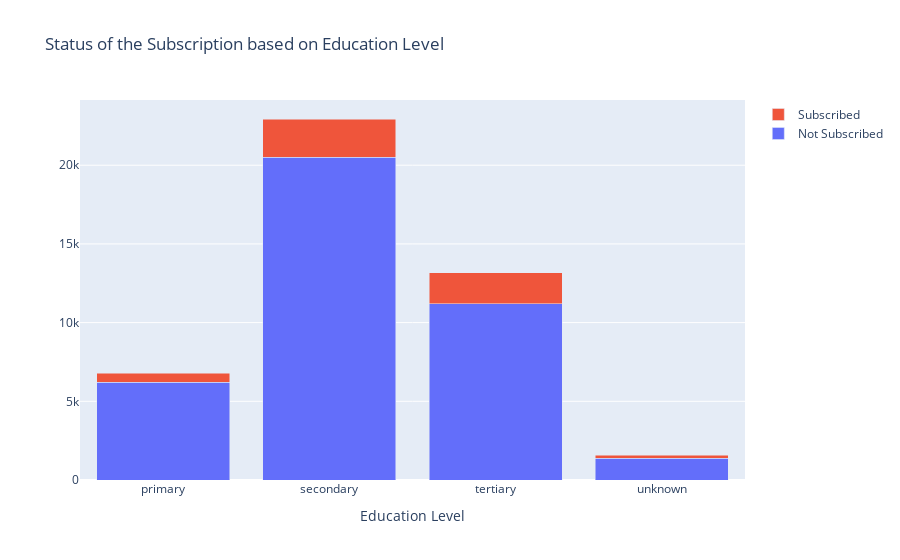

Notebook cell for this chart:
### Code cell
sub1 = data.groupby(['education','y'])['y'].count().unstack()

tr1 = go.Bar(x = sub1.index.tolist(), y = sub1['no'], name = 'Not Subscribed')
tr2 = go.Bar(x = sub1.index.tolist(), y = sub1['yes'], name = 'Subscribed')

da = [tr1, tr2]
l = go.Layout(barmode = 'stack', title = 'Status of the Subscription based on Education Level',
             xaxis = dict(title = 'Education Level', tickmode = 'array', tickvals = sub1.index.tolist(), ticktext = sub1.index.tolist()))
fig2 = go.Figure(data = da, layout = l)
fig2.show()

### Figure 1 — Plotly figure (JSON) as saved in the notebook; plotly's stock layout.template omitted (floating-point values rounded to 4 significant figures)
{"data": [{"name": "Not Subscribed", "type": "bar", "x": ["primary", "secondary", "tertiary", "unknown"], "y": [6198, 20521, 11191, 1387]}, {"name": "Subscribed", "type": "bar", "x": ["primary", "secondary", "tertiary", "unknown"], "y": [580, 2415, 1977, 196]}], "layout": {"barmode": "stack", "title": {"text": "Status of the Subscription based on Education Level"}, "xaxis": {"tickmode": "array", "ticktext": ["primary", "secondary", "tertiary", "unknown"], "tickvals": ["primary", "secondary", "tertiary", "unknown"], "title": {"text": "Education Level"}}}}
